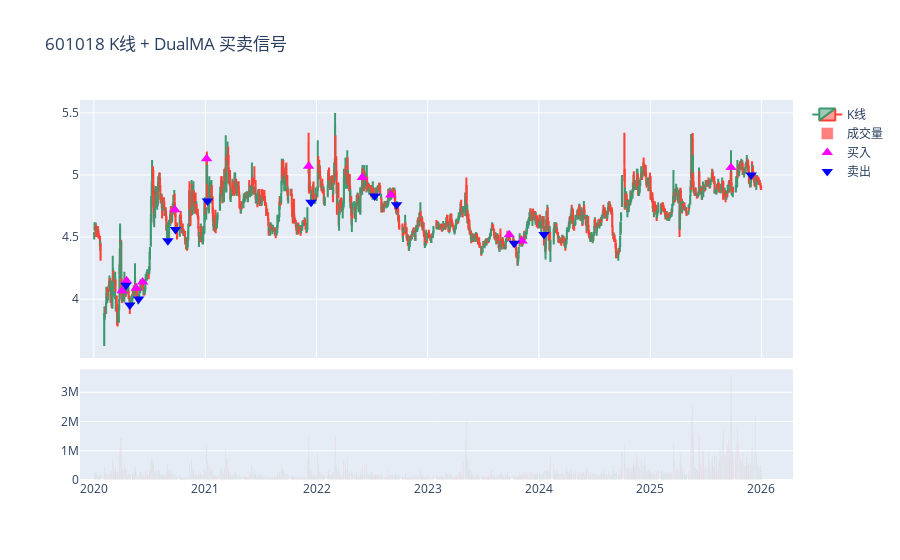

This figure's notebook cell:
### Markdown cell above
## 6. K 线图 + 买卖点标注

选择一只股票，用 Plotly 绘制交互式 K 线图并标注策略的买卖点。

### Code cell
# 选取第一只股票展示 K 线
show_code = STOCK_CODES[5]
show_df = stock_data[show_code].copy()

# 过滤出该股票的交易记录
trades_df = result.trade_log
if not trades_df.empty:
    code_trades = trades_df[trades_df["code"] == show_code].copy()
    code_trades["date"] = pd.to_datetime(code_trades["date"])
else:
    code_trades = pd.DataFrame()

# 用 Plotly 绘制 K 线（含买卖点）
plot_plotly = PlotEngine(backend="plotly")
plot_plotly.plot_kline(show_df, trades=code_trades, title=f"{show_code} K线 + DualMA 买卖信号")

### Figure 1 — Plotly figure (JSON) as saved in the notebook; plotly's stock layout.template omitted (floating-point values rounded to 4 significant figures; data arrays with more than 128 entries replaced by an {"elided": "..."} marker saying what was removed)
{"data": [{"close": {"elided": "1455 float values"}, "high": {"elided": "1455 float values"}, "low": {"elided": "1455 float values"}, "name": "K线", "open": {"elided": "1455 float values"}, "type": "candlestick", "x": {"elided": "1455 str values"}, "xaxis": "x", "yaxis": "y"}, {"marker": {"color": {"elided": "1455 str values"}}, "name": "成交量", "opacity": 0.5, "type": "bar", "x": {"elided": "1455 str values"}, "xaxis": "x2", "y": {"elided": "1455 int values"}, "yaxis": "y2"}, {"marker": {"color": "magenta", "size": 10, "symbol": "triangle-up"}, "mode": "markers", "name": "买入", "type": "scatter", "x": ["2020-04-02T00:00:00.000000", "2020-04-17T00:00:00.000000", "2020-05-19T00:00:00.000000", "2020-06-09T00:00:00.000000", "2020-09-23T00:00:00.000000", "2021-01-05T00:00:00.000000", "2021-12-06T00:00:00.000000", "2022-05-31T00:00:00.000000", "2022-09-02T00:00:00.000000", "2023-09-26T00:00:00.000000", "2023-11-07T00:00:00.000000", "2025-09-23T00:00:00.000000"], "xaxis": "x", "y": [4.068, 4.148, 4.088, 4.138, 4.719, 5.13, 5.07, 4.98, 4.84, 4.519, 4.469, 5.06], "yaxis": "y"}, {"marker": {"color": "blue", "size": 10, "symbol": "triangle-down"}, "mode": "markers", "name": "卖出", "type": "scatter", "x": ["2020-04-15T00:00:00.000000", "2020-04-28T00:00:00.000000", "2020-05-27T00:00:00.000000", "2020-08-31T00:00:00.000000", "2020-09-25T00:00:00.000000", "2021-01-08T00:00:00.000000", "2021-12-14T00:00:00.000000", "2022-07-11T00:00:00.000000", "2022-09-21T00:00:00.000000", "2023-10-12T00:00:00.000000", "2024-01-18T00:00:00.000000", "2025-11-28T00:00:00.000000"], "xaxis": "x", "y": [4.112, 3.952, 4.002, 4.471, 4.561, 4.79, 4.78, 4.83, 4.76, 4.451, 4.521, 5.0], "yaxis": "y"}], "layout": {"title": {"text": "601018 K线 + DualMA 买卖信号"}, "xaxis": {"anchor": "y", "domain": [0, 1], "matches": "x2", "rangeslider": {"visible": false}, "showticklabels": false}, "xaxis2": {"anchor": "y2", "domain": [0, 1]}, "yaxis": {"anchor": "x", "domain": [0.321, 1.0]}, "yaxis2": {"anchor": "x2", "domain": [0, 0.291]}}}
